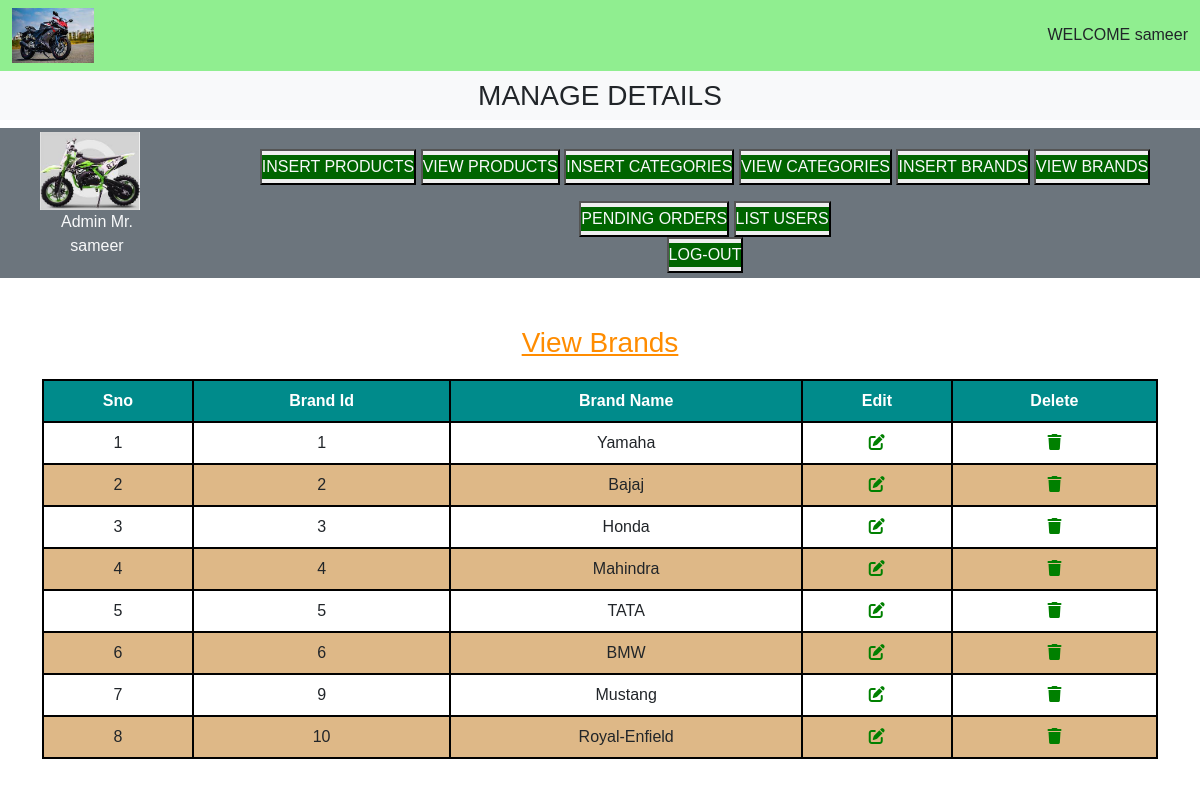
/admin_area/index.php?view_brands (signed in), run on the app's committed database.
### tables this page shows
CREATE TABLE `brands` (
  `brands_id` int(200) NOT NULL,
  `brand_name` varchar(100) NOT NULL
);

### admin_area/view_brands.php (the view, shortened to what this page needs)
<!DOCTYPE html>
<html lang="en">
<head>
</head>
<body>
    <h3 class="text-underlined">View Brands</h3>
    <table>
        <thead>
            <tr>
                <th>Sno</th>
                <th>Brand Id</th>
                <th>Brand Name</th>
                <th>Edit</th>
                <th>Delete</th>
            </tr>
        </thead>
        <tbody>
            <?php
            $select_categories = "SELECT * FROM `brands`";
            $result_categories = mysqli_query($con,$select_categories);
            $number = 0;
            while($row_categories = mysqli_fetch_assoc($result_categories))
            {
                $brands_id = $row_categories['brands_id'];
                $brand_name = $row_categories['brand_name'];
                $number++;
            ?>
            <tr>
                <td><?php echo $number;?></td>
                <td><?php echo $brands_id;?></td>
                <td><?php echo $brand_name;?></td>
                <td><a href="index.php?edit_brand=<?php echo $brands_id;?>"><i class="fa-solid fa-pen-to-square"></i></a></td>
                <td><a type="button" data-toggle="modal" data-target="#exampleModal" href="index.php?delete_brand=<?php echo $brands_id;?>"><i class="fa-solid fa-trash"></i></a></td>
            </tr>
            <?php }?>
        </tbody>
    </table>
</body>
</html>

### css/styleA.css (style rules this page uses)
* { margin :0; padding: 0; box-sizing: border-box; }

### admin_area/view_brands.php (style rules this page uses)
body { font-family: Arial, sans-serif; margin: 0; padding: 0; }
table { width: 100%; border-collapse: collapse; margin-top: 20px;; }
th, td { padding: 8px; text-align: left; border: 2px solid black; justify-content: center; text-align: center; }
thead { background-color: #f2f2f2; }
th { background-color: darkcyan; color: white; }
tbody tr:nth-child(even) { background-color: burlywood; }
a { text-decoration: none; color: green; }
.text-underlined { text-align: center; color: darkorange; text-decoration:underline; }

### data on the page
brands: brands_id "1", brand_name "Yamaha"
brands: brands_id "2", brand_name "Bajaj"
brands: brands_id "3", brand_name "Honda"
brands: brands_id "4", brand_name "Mahindra"
brands: brands_id "5", brand_name "TATA"
brands: brands_id "6", brand_name "BMW"
brands: brands_id "9", brand_name "Mustang"
brands: brands_id "10", brand_name "Royal-Enfield"

### other printed values
$admin_name "sameer"
